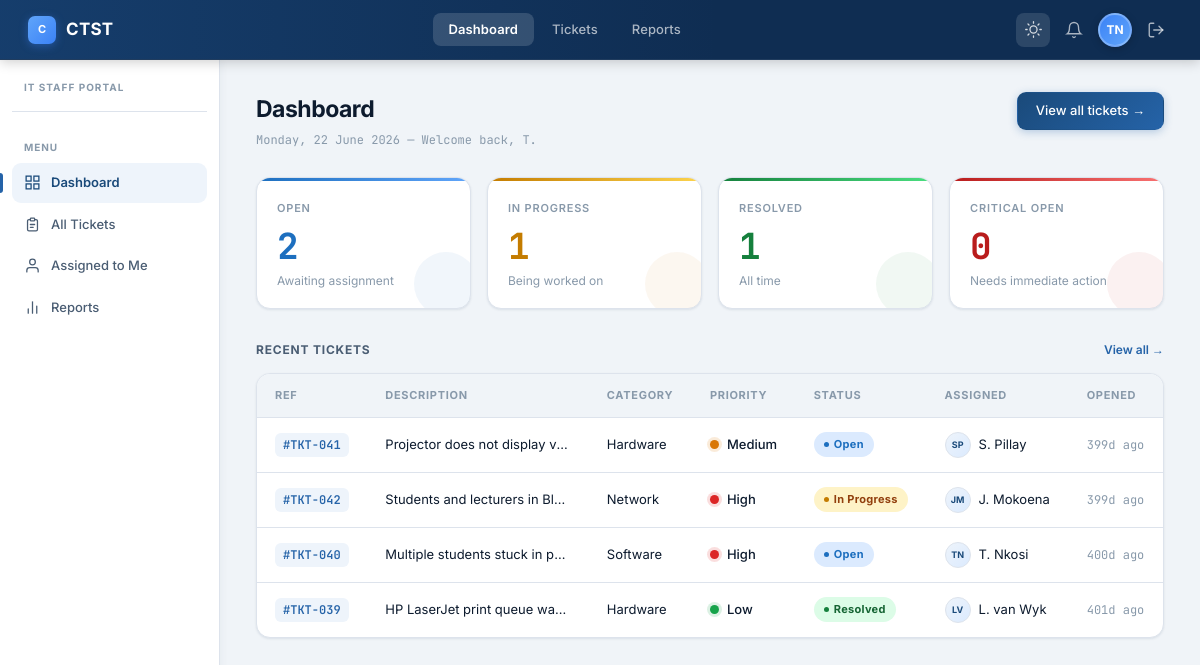
/dashboard.php (signed in), run on the app's committed database.
### tables this page shows
CREATE TABLE IF NOT EXISTS tblTickets (
    ticket_id    INT UNSIGNED AUTO_INCREMENT PRIMARY KEY,
    ticket_ref   VARCHAR(20) NOT NULL UNIQUE,     
    submitted_by VARCHAR(150) NOT NULL,            
    assigned_to  INT UNSIGNED NULL,
    category     ENUM('Network','Hardware','Software','Other') NOT NULL,
    priority     ENUM('Low','Medium','High') DEFAULT 'Medium',
    status       ENUM('Open','In Progress','Resolved','Closed') DEFAULT 'Open',
    title        VARCHAR(255) NOT NULL,
    description  TEXT NOT NULL,
    date_opened  DATETIME DEFAULT CURRENT_TIMESTAMP,
    date_closed  DATETIME NULL,
    FOREIGN KEY (assigned_to) REFERENCES tblStaff(staff_id) ON DELETE SET NULL
);

### includes/appData.php (called while the page is built, shortened)
<?php
$counts = $conn->query("
    SELECT
        COUNT(*)                                          AS total,
        SUM(status = 'Open')                             AS open,
        SUM(status = 'In Progress')                      AS in_progress,
        SUM(status = 'Resolved' OR status = 'Closed')   AS resolved,
        SUM(priority = 'Critical' AND status = 'Open')   AS critical
    FROM tblTickets
")->fetch_assoc();
$countOpen       = (int)($counts['open']        ?? 0);
$countInProgress = (int)($counts['in_progress'] ?? 0);
$countResolved   = (int)($counts['resolved']    ?? 0);
$countCritical   = (int)($counts['critical']    ?? 0);
function statusBadgeClass(string $status): string {
    return match ($status) {
        'Open'        => 'badge-open',
        'In Progress' => 'badge-progress',
        'Resolved'    => 'badge-resolved',
        'Closed'      => 'badge-resolved',
        default       => 'badge-open',
    };
}
function priorityDotClass(string $priority): string {
    return match ($priority) {
        'High', 'Critical' => 'dot-high',
        'Medium'           => 'dot-med',
        default            => 'dot-low',
    };
}
function initials(string $name): string {
    $words = array_filter(explode(' ', trim($name)));
    return strtoupper(implode('', array_map(fn($w) => $w[0], array_slice($words, 0, 2))));
}
function timeAgo(string $datetime): string {
    $diff = time() - strtotime($datetime);
    return (int)($diff / 86400) . 'd ago';
}

### dashboard.php (the view, shortened to what this page needs)
<?php
$conn       = getDbConnection();
require_once __DIR__ . '/includes/appData.php';
$recent = $conn->query(
    "SELECT t.ticket_id, t.ticket_ref, t.category, t.priority, t.status,
            t.description, t.date_opened,
            COALESCE(s.full_name, 'Unassigned') AS assigned_name
     FROM tblTickets t
     LEFT JOIN tblStaff s ON s.staff_id = t.assigned_to
     ORDER BY t.date_opened DESC LIMIT 6"
);
?>
<!DOCTYPE html>
<html lang="en">
<head>
    <link rel="stylesheet" href="assets/style.css">
</head>
<body>
<div class="app-shell">
<?php require __DIR__ . '/nav.php'; ?>
    <div class="page-header">
        <div>
            <div class="page-title">Dashboard</div>
            <div class="page-date"><?= date('l, d F Y') ?> &mdash; Welcome back, <?= htmlspecialchars(explode(' ', $_SESSION['staff_name'])[0]) ?></div>
        </div>
        <a class="btn-sm primary" href="tickets.php">View all tickets &rarr;</a>
    </div>
    <div class="metrics-row">
        <div class="metric-card open">
            <div class="metric-label">Open</div>
            <div class="metric-value"><?= $countOpen ?></div>
            <div class="metric-sub">Awaiting assignment</div>
        </div>
        <div class="metric-card progress">
            <div class="metric-label">In Progress</div>
            <div class="metric-value"><?= $countInProgress ?></div>
            <div class="metric-sub">Being worked on</div>
        </div>
        <div class="metric-card resolved">
            <div class="metric-label">Resolved</div>
            <div class="metric-value"><?= $countResolved ?></div>
            <div class="metric-sub">All time</div>
        </div>
        <div class="metric-card critical">
            <div class="metric-label">Critical Open</div>
            <div class="metric-value"><?= $countCritical ?></div>
            <div class="metric-sub">Needs immediate action</div>
        </div>
    </div>
    <div class="section-header">
        <div class="section-label">Recent Tickets</div>
        <a class="view-all-link" href="tickets.php">View all &rarr;</a>
    </div>
    <div class="table-card">
        <table>
            <thead>
                <tr>
                    <th>Ref</th>
                    <th>Description</th>
                    <th>Category</th>
                    <th>Priority</th>
                    <th>Status</th>
                    <th>Assigned</th>
                    <th>Opened</th>
                </tr>
            </thead>
            <tbody>
            <?php if ($recent->num_rows === 0): ?>
                <tr>
                    <td colspan="7">
                        <div class="empty-state">
                            <svg viewBox="0 0 24 24" fill="none" stroke="currentColor" stroke-width="1.5"><path d="M9 5H7a2 2 0 0 0-2 2v12a2 2 0 0 0 2 2h10a2 2 0 0 0 2-2V7a2 2 0 0 0-2-2h-2"/><rect x="9" y="3" width="6" height="4" rx="1"/></svg>
                            <div class="empty-state-title">No tickets yet</div>
                            <div class="empty-state-sub">Tickets submitted via the mobile app will appear here.</div>
                        </div>
                    </td>
                </tr>
            <?php else: ?>
                <?php while ($t = $recent->fetch_assoc()): ?>
                <tr onclick="location.href='ticket_detail.php?id=<?= $t['ticket_id'] ?>'" style="cursor:pointer">
                    <td><a class="ticket-id" href="ticket_detail.php?id=<?= $t['ticket_id'] ?>">#<?= htmlspecialchars($t['ticket_ref']) ?></a></td>
                    <td style="max-width:220px;overflow:hidden;text-overflow:ellipsis;white-space:nowrap"><?= htmlspecialchars($t['description']) ?></td>
                    <td><?= htmlspecialchars($t['category']) ?></td>
                    <td><div class="priority-cell"><div class="priority-dot <?= priorityDotClass($t['priority']) ?>"></div><?= htmlspecialchars($t['priority']) ?></div></td>
                    <td><span class="badge <?= statusBadgeClass($t['status']) ?>"><?= htmlspecialchars($t['status']) ?></span></td>
                    <td>
                        <div class="assignee-cell">
                            <div class="assignee-dot"><?= initials($t['assigned_name']) ?></div>
                            <?= htmlspecialchars($t['assigned_name']) ?>
                        </div>
                    </td>
                    <td style="font-family:var(--mono);font-size:12px;color:var(--text-muted)"><?= timeAgo($t['date_opened']) ?></td>
                </tr>
                <?php endwhile; ?>
            <?php endif; ?>
            </tbody>
        </table>
    </div>
</main>
</div>
</div>
</body>
</html>

### data on the page
tbltickets: ticket_ref "TKT-041", description "Projector does not display v…", category "Hardware", priority "Medium", status "Open", assigned_name "SP", assigned_name "S. Pillay", date_opened "399d ago"
tbltickets: ticket_ref "TKT-042", description "Students and lecturers in Bl…", category "Network", priority "High", status "In Progress", assigned_name "JM", assigned_name "J. Mokoena", date_opened "399d ago"
tbltickets: ticket_ref "TKT-040", description "Multiple students stuck in p…", category "Software", priority "High", status "Open", assigned_name "TN", assigned_name "T. Nkosi", date_opened "400d ago"
tbltickets: ticket_ref "TKT-039", description "HP LaserJet print queue wa…", category "Hardware", priority "Low", status "Resolved", assigned_name "LV", assigned_name "L. van Wyk", date_opened "401d ago"

### other printed values
$initials "TN"
explode(' ', $_SESSION['staff_name'])[0] "T."
$countOpen "2"
$countInProgress "1"
$countResolved "1"
$countCritical "0"
